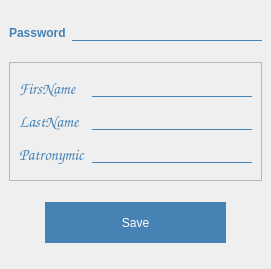
<?xml version="1.0" encoding="UTF-8"?>
<ui version="4.0">
 <class>EditProfileWindow</class>
 <widget class="QMainWindow" name="EditProfileWindow">
  <property name="geometry">
   <rect>
    <x>0</x>
    <y>0</y>
    <width>271</width>
    <height>269</height>
   </rect>
  </property>
  <property name="windowTitle">
   <string>Edit profile</string>
  </property>
  <property name="styleSheet">
   <string notr="true">QLineEdit
{
background: transparent;
border: none;
border-bottom: 1px solid steelblue;
font: 16pt &quot;Comic Sans MS&quot;;
}
QLineEdit:focus {
 outline:none; }

QLabel{
	color: steelblue;
	font: 12pt &quot;Comic Sans MS&quot;;
	font-weight:bold;
}


QSpinBox{
background: transparent;
border: none;
border-bottom: 1px solid steelblue;
font: 12pt &quot;Comic Sans MS&quot;;
}

QPushButton{
color: white;
background: steelblue;
border-radius: 60px;
font: 12pt &quot;Comic Sans MS&quot;;
}

</string>
  </property>
  <widget class="QWidget" name="centralwidget">
   <layout class="QGridLayout" name="gridLayout">
    <item row="0" column="0">
     <widget class="QLabel" name="label">
      <property name="text">
       <string>Password</string>
      </property>
     </widget>
    </item>
    <item row="0" column="1">
     <widget class="QLineEdit" name="edit_password">
      <property name="text">
       <string/>
      </property>
      <property name="echoMode">
       <enum>QLineEdit::Password</enum>
      </property>
     </widget>
    </item>
    <item row="1" column="0" colspan="2">
     <widget class="QFrame" name="frame_2">
      <property name="maximumSize">
       <size>
        <width>288</width>
        <height>119</height>
       </size>
      </property>
      <property name="styleSheet">
       <string notr="true"/>
      </property>
      <property name="frameShape">
       <enum>QFrame::StyledPanel</enum>
      </property>
      <property name="frameShadow">
       <enum>QFrame::Raised</enum>
      </property>
      <layout class="QGridLayout" name="gridLayout_2">
       <item row="1" column="1">
        <widget class="QLineEdit" name="edit_lastname">
         <property name="styleSheet">
          <string notr="true"/>
         </property>
         <property name="text">
          <string/>
         </property>
        </widget>
       </item>
       <item row="1" column="0">
        <widget class="QLabel" name="label_lastname">
         <property name="font">
          <font>
           <family>Comic Sans MS</family>
           <pointsize>12</pointsize>
           <weight>75</weight>
           <italic>false</italic>
           <bold>true</bold>
          </font>
         </property>
         <property name="styleSheet">
          <string notr="true"/>
         </property>
         <property name="text">
          <string>LastName</string>
         </property>
        </widget>
       </item>
       <item row="2" column="0">
        <widget class="QLabel" name="label_patronymic">
         <property name="font">
          <font>
           <family>Comic Sans MS</family>
           <pointsize>12</pointsize>
           <weight>75</weight>
           <italic>false</italic>
           <bold>true</bold>
          </font>
         </property>
         <property name="styleSheet">
          <string notr="true"/>
         </property>
         <property name="text">
          <string>Patronymic</string>
         </property>
        </widget>
       </item>
       <item row="0" column="1">
        <widget class="QLineEdit" name="edit_firstname">
         <property name="styleSheet">
          <string notr="true"/>
         </property>
         <property name="text">
          <string/>
         </property>
        </widget>
       </item>
       <item row="0" column="0">
        <widget class="QLabel" name="label_firstname">
         <property name="font">
          <font>
           <family>Comic Sans MS</family>
           <pointsize>12</pointsize>
           <weight>75</weight>
           <italic>false</italic>
           <bold>true</bold>
          </font>
         </property>
         <property name="styleSheet">
          <string notr="true"/>
         </property>
         <property name="text">
          <string>FirsName</string>
         </property>
        </widget>
       </item>
       <item row="2" column="1">
        <widget class="QLineEdit" name="edit_patronymic">
         <property name="styleSheet">
          <string notr="true"/>
         </property>
         <property name="text">
          <string/>
         </property>
        </widget>
       </item>
      </layout>
     </widget>
    </item>
    <item row="2" column="0" colspan="2" alignment="Qt::AlignHCenter">
     <widget class="QPushButton" name="btn_save">
      <property name="minimumSize">
       <size>
        <width>181</width>
        <height>41</height>
       </size>
      </property>
      <property name="styleSheet">
       <string notr="true"/>
      </property>
      <property name="text">
       <string>Save</string>
      </property>
     </widget>
    </item>
   </layout>
  </widget>
 </widget>
 <resources/>
 <connections/>
</ui>
